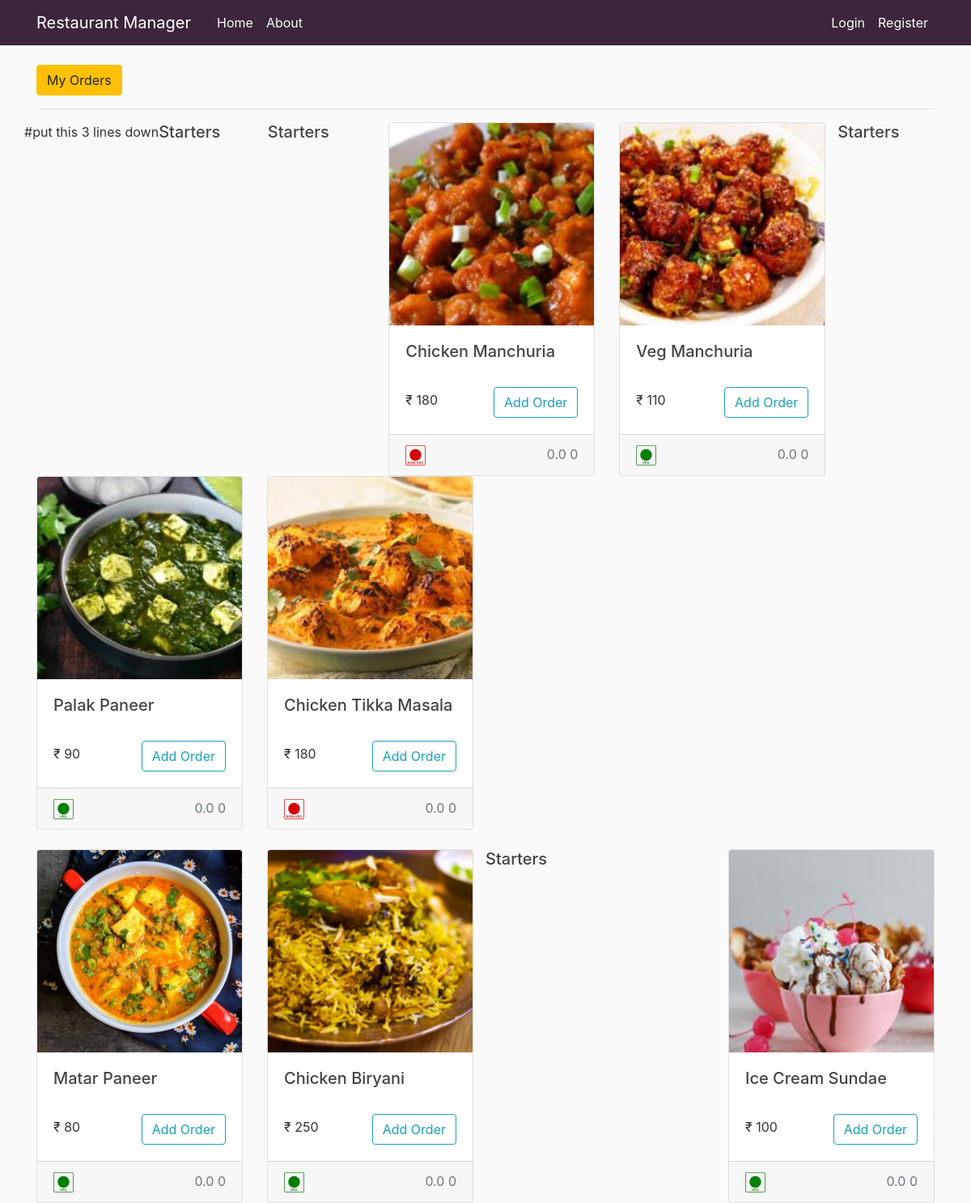
The app's page /menu/ with its own data.
### home/models.py (models this page shows, shortened)
class Menu(models.Model):
    name = models.CharField(max_length=100)
    price = models.IntegerField(default=0)
    rating = models.FloatField(default=0)
    votes = models.IntegerField(default=0)
    veg = models.BooleanField(default=True)
    category_choices = (
        (1, 'Starters'),
        (2, 'Main Course'),
        (3, 'Desserts'),
        (4, 'Berverages'),
        (5, 'Misc'),
    )
    category = models.IntegerField(choices=category_choices, default=5)
    image = models.ImageField(default='default.jpg', upload_to='food')

### home/views.py (the view)
# urls.py: path('menu/', views.menu_view, name='home-menu'),
def menu_view(request):
    menus = Menu.objects.order_by('category')
    categories = ['Starters', 'Main Course', 'Bevrages', 'Desserts']
    numbers = [0,1,2,3]
    context = {
        'menus': menus,
        'categories': categories,
        'nums': numbers,
    }
    return render(request, "home/menu.html", context)

### home/templates/home/menu.html (shortened to what this page needs)
{% extends 'blog/base.html' %}
{% load static %}
{% block content %}
    <button id="order" class="btn btn-warning">My Orders</button>
    <hr>
    <div class="row" > #put this 3 lines down
        {% for index in nums %}
            <h5>{{ categories.0 }}</h5> <hr>
            {% for menu in menus %}
                {% if menu.category is index %}
                    <div class="col-md-3">
                        <div class="card">
                            <img src="{{ menu.image.url }}" class="card-img-top" alt="{{ menu.name }}"
                            style="width: 100%; height: 250px; object-fit: cover;" />
                            <div class="card-body">
                                <h5 class="card-text">{{ menu.name }}</h5> <br>
                                <div class="row">
                                    <div class="col-xl-6">
                                        <p class="card-text mt-1">₹ {{ menu.price }}</p>
                                    </div>
                                    <div class="col-xl-6">
                                        <div style="float: right;" >
                                            <button id="{{ menu.id }}" class="btn btn-outline-info" >Add Order</button>
                                        </div>
                                    </div>
                                </div>
                            </div>
                            <div class="card-footer text-muted text-centered container-fluid" style="display: inline;">
                                <div class="row">
                                    <div class="col-md-8">
                                        {% if menu.veg == True %}
                                            <img src="/media/veg.png" alt="veg" width="25" height="25">
                                        {% else %}
                                            <img src="/media/non-veg.png" alt="non-veg" width="25" height="25">
                                        {% endif %}
                                    </div>
                                    <div class="col-md-4">
                                        <span style="float:right; text-align: right;">
                                            {{ menu.rating }}
                                            {{ menu.votes }}
                                        </span>
                                    </div>
                                </div>
                            </div>
                        </div>
                    </div>
                    {% if forloop.counter|divisibleby:"4" and not forloop.last %}
                    </div><br><div class="row">
                    {% endif %}
                {% endif %}
            {% endfor %}
        {% endfor %}
    </div>
{% endblock content %}

### blog/templates/blog/base.html (shortened to what this page needs)
{% load static %}
<!DOCTYPE html>
<html>
<head>
    <link rel="stylesheet" href="https://maxcdn.bootstrapcdn.com/bootstrap/4.0.0/css/bootstrap.min.css">
    <link rel="stylesheet" type="text/css" href="{% static 'blog/css/style.css' %}">
</head>
<body>
	{% include 'blog/nav.html' %}
	<main role="main" class="container">
      <div class="row">
        <div class="col-md-12">
          {% block content %}{% endblock %}
        </div>
      </div>
    </main>
</body>
</html>

### blog/templates/blog/nav.html (shortened to what this page needs)
<header class="site-header">
  <nav class="navbar navbar-expand-md navbar-dark bg-steel fixed-top">
    <div class="container">
      <a class="navbar-brand mr-4" href="{% url 'home' %}">Restaurant Manager</a>
      <div class="collapse navbar-collapse" id="navbarToggle">
        <div class="navbar-nav mr-auto">
          <a class="nav-item nav-link" href="{% url 'home' %}">Home</a>
          <a class="nav-item nav-link" href="{% url 'blog-home' %}">About</a>
        </div>
        <div class="navbar-nav">
          {% if user.is_authenticated %}
            <div class="navbar-nav">
              <a class="nav-item nav-link" href="{% url 'users-profile' %}"><b>{{ user.username }}</b></a>
              <a class="nav-item nav-link" href="{% url 'users-logout' %}">Logout</a>
            </div>
          {% else %}
            <a class="nav-item nav-link" href="{% url 'users-login' %}">Login</a>
            <a class="nav-item nav-link" href="{% url 'users-register' %}">Register</a>
          {% endif %}
        </div>
      </div>
    </div>
  </nav>
</header>

### blog/static/blog/css/style.css (style rules this page uses)
:root { --main-accent: #3D253B; --main-accent-text: #FAFAFA; }
body { background: #fafafa; color: #333333; margin-top: 5rem; }
h1, h2, h3, h4, h5, h6 { color: #444444; }
.bg-steel { background-color: var(--main-accent); }
.site-header .navbar-nav .nav-link { color: var(--main-accent-text); }

### records on screen
Menu: image (picture), name "Chicken Manchuria", price "180", veg False (drawn), rating "0.0", votes "0"
Menu: image (placeholder picture), name "Veg Manchuria", price "110", veg True (drawn), rating "0.0", votes "0"
Menu: image (picture), name "Palak Paneer", price "90", veg True (drawn), rating "0.0", votes "0"
Menu: image (picture), name "Chicken Tikka Masala", price "180", veg False (drawn), rating "0.0", votes "0"
Menu: image (picture), name "Matar Paneer", price "80", veg True (drawn), rating "0.0", votes "0"
Menu: image (picture), name "Chicken Biryani", price "250", veg True (drawn), rating "0.0", votes "0"
Menu: image (picture), name "Ice Cream Sundae", price "100", veg True (drawn), rating "0.0", votes "0"

### other values on screen
{{ categories.0 }} "Starters" "Starters" "Starters" "Starters"
